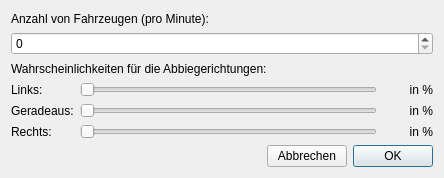
<?xml version="1.0" encoding="UTF-8"?>
<ui version="4.0">
 <class>FahrzeugSzenarioGUI</class>
 <widget class="QDialog" name="FahrzeugSzenarioGUI">
  <property name="geometry">
   <rect>
    <x>0</x>
    <y>0</y>
    <width>444</width>
    <height>178</height>
   </rect>
  </property>
  <property name="sizePolicy">
   <sizepolicy hsizetype="Fixed" vsizetype="Fixed">
    <horstretch>0</horstretch>
    <verstretch>0</verstretch>
   </sizepolicy>
  </property>
  <property name="windowTitle">
   <string>Fahrzeugfluss verändern...</string>
  </property>
  <layout class="QVBoxLayout" name="verticalLayout" stretch="1,1,1,5,1">
   <item>
    <widget class="QLabel" name="fahrzeugeProMinuteLabel">
     <property name="text">
      <string>Anzahl von Fahrzeugen (pro Minute):</string>
     </property>
    </widget>
   </item>
   <item>
    <layout class="QHBoxLayout" name="fahrzeugeProMinuteLayout">
     <item>
      <widget class="QSpinBox" name="fahrzeugeProMinuteSpinBox">
       <property name="maximum">
        <number>200</number>
       </property>
      </widget>
     </item>
    </layout>
   </item>
   <item>
    <widget class="QLabel" name="wahrscheinlichkeitenLabel">
     <property name="text">
      <string>Wahrscheinlichkeiten für die Abbiegerichtungen:</string>
     </property>
    </widget>
   </item>
   <item>
    <layout class="QGridLayout" name="gridLayout" rowstretch="1,1,1" columnstretch="1,6,1">
     <item row="0" column="2">
      <widget class="QLabel" name="linksProzentLabel">
       <property name="text">
        <string>in %</string>
       </property>
       <property name="alignment">
        <set>Qt::AlignRight|Qt::AlignTrailing|Qt::AlignVCenter</set>
       </property>
      </widget>
     </item>
     <item row="0" column="0">
      <widget class="QLabel" name="linksLabel">
       <property name="text">
        <string>Links:</string>
       </property>
      </widget>
     </item>
     <item row="1" column="1">
      <widget class="QSlider" name="geradeausSlider">
       <property name="maximum">
        <number>99</number>
       </property>
       <property name="orientation">
        <enum>Qt::Horizontal</enum>
       </property>
      </widget>
     </item>
     <item row="0" column="1">
      <widget class="QSlider" name="linksSlider">
       <property name="maximum">
        <number>99</number>
       </property>
       <property name="sliderPosition">
        <number>0</number>
       </property>
       <property name="orientation">
        <enum>Qt::Horizontal</enum>
       </property>
       <property name="tickPosition">
        <enum>QSlider::NoTicks</enum>
       </property>
      </widget>
     </item>
     <item row="2" column="1">
      <widget class="QSlider" name="rechtsSlider">
       <property name="maximum">
        <number>99</number>
       </property>
       <property name="orientation">
        <enum>Qt::Horizontal</enum>
       </property>
      </widget>
     </item>
     <item row="1" column="0">
      <widget class="QLabel" name="geradeasLabel">
       <property name="text">
        <string>Geradeaus:</string>
       </property>
      </widget>
     </item>
     <item row="2" column="0">
      <widget class="QLabel" name="rechtsLabel">
       <property name="text">
        <string>Rechts:</string>
       </property>
      </widget>
     </item>
     <item row="1" column="2">
      <widget class="QLabel" name="geradeausProzentLabel">
       <property name="text">
        <string>in %</string>
       </property>
       <property name="alignment">
        <set>Qt::AlignRight|Qt::AlignTrailing|Qt::AlignVCenter</set>
       </property>
      </widget>
     </item>
     <item row="2" column="2">
      <widget class="QLabel" name="rechtsProzentLabel">
       <property name="text">
        <string>in %</string>
       </property>
       <property name="alignment">
        <set>Qt::AlignRight|Qt::AlignTrailing|Qt::AlignVCenter</set>
       </property>
      </widget>
     </item>
    </layout>
   </item>
   <item>
    <layout class="QHBoxLayout" name="buttonLayout">
     <item>
      <spacer name="buttonSpacer">
       <property name="orientation">
        <enum>Qt::Horizontal</enum>
       </property>
       <property name="sizeHint" stdset="0">
        <size>
         <width>40</width>
         <height>20</height>
        </size>
       </property>
      </spacer>
     </item>
     <item>
      <widget class="QPushButton" name="abbrechenButton">
       <property name="text">
        <string>Abbrechen</string>
       </property>
       <property name="autoDefault">
        <bool>false</bool>
       </property>
      </widget>
     </item>
     <item>
      <widget class="QPushButton" name="okButton">
       <property name="text">
        <string>OK</string>
       </property>
       <property name="default">
        <bool>true</bool>
       </property>
      </widget>
     </item>
    </layout>
   </item>
  </layout>
 </widget>
 <resources/>
 <connections/>
</ui>
